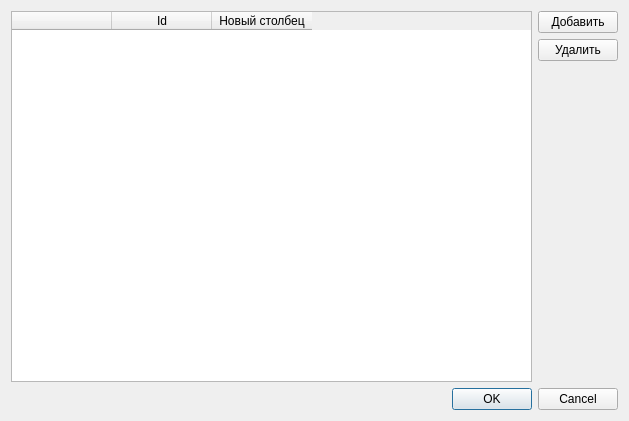
<?xml version="1.0" encoding="UTF-8"?>
<ui version="4.0">
 <class>addNewCamera</class>
 <widget class="QDialog" name="addNewCamera">
  <property name="geometry">
   <rect>
    <x>0</x>
    <y>0</y>
    <width>629</width>
    <height>421</height>
   </rect>
  </property>
  <property name="windowTitle">
   <string>Добавить камеру</string>
  </property>
  <layout class="QVBoxLayout" name="verticalLayout_2">
   <item>
    <layout class="QHBoxLayout" name="horizontalLayout">
     <item>
      <widget class="QTableWidget" name="tableWidget">
       <column>
        <property name="text">
         <string/>
        </property>
        <property name="textAlignment">
         <set>AlignCenter</set>
        </property>
       </column>
       <column>
        <property name="text">
         <string>Id</string>
        </property>
       </column>
       <column>
        <property name="text">
         <string>Новый столбец</string>
        </property>
       </column>
      </widget>
     </item>
     <item>
      <layout class="QVBoxLayout" name="verticalLayout">
       <item>
        <widget class="QPushButton" name="pushButton">
         <property name="text">
          <string>Добавить</string>
         </property>
        </widget>
       </item>
       <item>
        <widget class="QPushButton" name="pushButton_2">
         <property name="text">
          <string>Удалить</string>
         </property>
        </widget>
       </item>
       <item>
        <spacer name="verticalSpacer">
         <property name="orientation">
          <enum>Qt::Vertical</enum>
         </property>
         <property name="sizeHint" stdset="0">
          <size>
           <width>20</width>
           <height>40</height>
          </size>
         </property>
        </spacer>
       </item>
      </layout>
     </item>
    </layout>
   </item>
   <item>
    <widget class="QDialogButtonBox" name="buttonBox">
     <property name="orientation">
      <enum>Qt::Horizontal</enum>
     </property>
     <property name="standardButtons">
      <set>QDialogButtonBox::Cancel|QDialogButtonBox::Ok</set>
     </property>
    </widget>
   </item>
  </layout>
 </widget>
 <resources/>
 <connections>
  <connection>
   <sender>buttonBox</sender>
   <signal>rejected()</signal>
   <receiver>addNewCamera</receiver>
   <slot>reject()</slot>
   <hints>
    <hint type="sourcelabel">
     <x>316</x>
     <y>260</y>
    </hint>
    <hint type="destinationlabel">
     <x>286</x>
     <y>274</y>
    </hint>
   </hints>
  </connection>
  <connection>
   <sender>buttonBox</sender>
   <signal>accepted()</signal>
   <receiver>addNewCamera</receiver>
   <slot>accept()</slot>
   <hints>
    <hint type="sourcelabel">
     <x>248</x>
     <y>254</y>
    </hint>
    <hint type="destinationlabel">
     <x>157</x>
     <y>274</y>
    </hint>
   </hints>
  </connection>
 </connections>
</ui>
